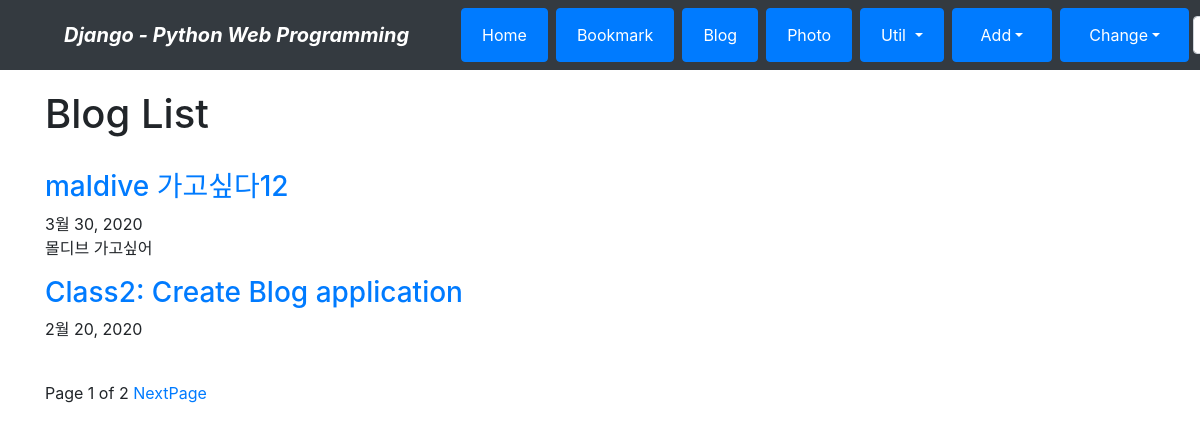
Screenshot of /blog/ with the database file from the repository.
### blog/models.py (models this page shows, shortened)
class Post(models.Model):
    title = models.CharField(verbose_name='TITLE', max_length=50)
    slug = models.SlugField('SLUG',unique=True, allow_unicode=True, help_text='one word for title alias.')
    description = models.CharField('DESCRIPTION', max_length=100, blank=True, help_text='simple description text.')
    content = models.TextField('CONTENT')
    create_dt = models.DateTimeField('CREATE DATE', auto_now_add=True)
    modify_dt = models.DateTimeField('MODIFY DATE', auto_now=True)
    tags = TaggableManager(blank=True)
    owner = models.ForeignKey(User, on_delete=models.CASCADE, verbose_name='OWNER', blank=True, null=True)
    class Meta:
        verbose_name = 'post'
        verbose_name_plural = 'posts'
        db_table = 'blog_posts'
        ordering = ('-modify_dt',)
    def get_absolute_url(self):
        return reverse('blog:post_detail', args=(self.slug,))

### blog/views.py (the view)
# urls.py: path('', views.PostLV.as_view(), name='index'),
class PostLV(ListView):
    model = Post
    template_name = 'blog/post_all.html'
    context_object_name = 'posts'
    paginate_by = 2

### blog/templates/blog/post_all.html (shortened to what this page needs)
{% extends "base.html" %}
{% block content %}
<h1>Blog List</h1>
<br>
{% for post in posts %}
    <h3><a href='{{ post.get_absolute_url }}'>{{ post.title }}</a></h3>
    {{ post.modify_dt|date:"N d, Y"}}
    <p>{{ post.description }}</p>
{% endfor %}
<br>
<div>
    <span>
        Page {{ page_obj.number }} of {{ page_obj.paginator.num_pages }}
        {% if page_obj.has_next %}
            <a href="?page={{ page_obj.next_page_number }}">NextPage</a>
        {% endif %}
    </span>
</div>
{% endblock %}

### rows the page displays
Post: title "maldive 가고싶다12", modify_dt "3월 30, 2020", description "몰디브 가고싶어"
Post: title "Class2: Create Blog application", modify_dt "2월 20, 2020"

### other values shown
{{ page_obj.number }} "1"
{{ page_obj.paginator.num_pages }} "2"
